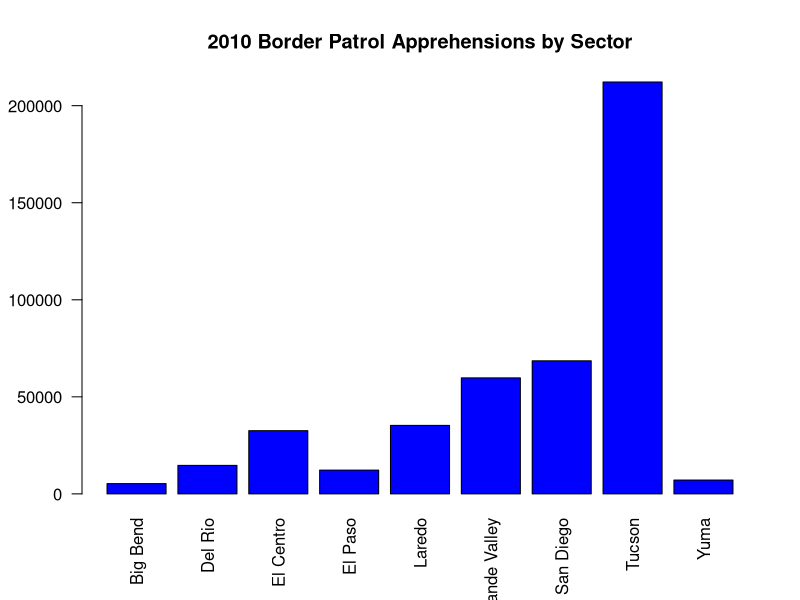
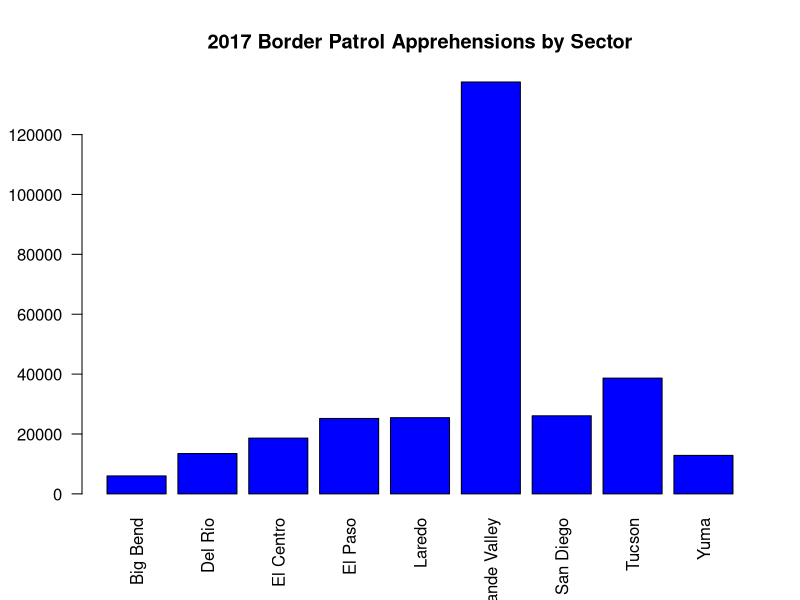
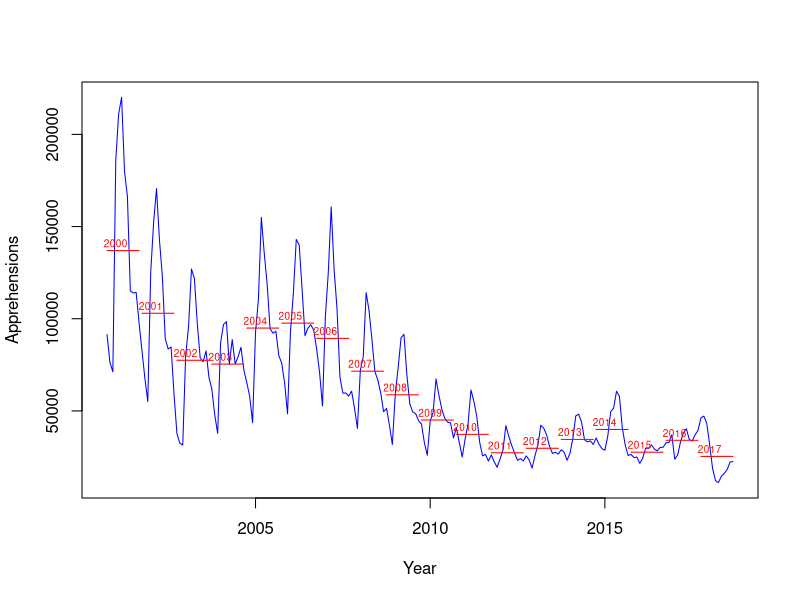

Write R code to recreate these figures, in order.
## ---- chunk 1
data1 <- read.csv("BP apprehensions 2010.csv", header = TRUE, stringsAsFactors = FALSE)
rownames(data1) <- data1[,1]
x <- subset(data1, select= -c(Sector))
x <- rbind(x, colSums(x))
rownames(x) <- c(rownames(x)[-length(rownames(x))], "Total")
x <- cbind(x,rowSums(x))
colnames(x) <- c(colnames(x)[-length(colnames(x))], "Total")
## ---- chunk 2
barplot(x[1:9, 13], names.arg = rownames(x)[1:9], 
        las=2,
        axisnames=TRUE,
        main="2010 Border Patrol Apprehensions by Sector",
        border="black",
        col="blue")
## ---- chunk 3
data2 <- read.csv("PB Apprehensions 2017.csv", header = TRUE, stringsAsFactors = FALSE)
data2 = head(data2[1:13],-1)
rownames(data2) <- data2[,1]
y <- subset(data2, select= -c(Sector))
y <- rbind(y, colSums(y))
rownames(y) <- c(rownames(y)[-length(rownames(y))], "Total")
y <- cbind(y, rowSums(y))
colnames(y) <- c(colnames(y)[-length(colnames(y))], "Total")
## ---- chunk 4
barplot(y[1:9, 13], names.arg = rownames(y)[1:9], 
        las=2,
        axisnames=TRUE,
        main="2017 Border Patrol Apprehensions by Sector",
        border="black",
        col="blue")
## ---- chunk 5
PBSum <- read.csv("PB monthly summaries.csv")
ts.plot(ts(as.vector(rev(t(rev(PBSum[-1])))), start = c(2000,10), frequency=12),
      ts(as.vector(  t(  rev(rep(c(rowMeans(PBSum[18,-1])),each=12)  )  )), start = c(2000,10), frequency=12),
      ts(as.vector(  t(  rev(rep(c(rowMeans(PBSum[17,-1])),each=12)  )  )), start = c(2001,10), frequency=12),
      ts(as.vector(  t(  rev(rep(c(rowMeans(PBSum[16,-1])),each=12)  )  )), start = c(2002,10), frequency=12),
      ts(as.vector(  t(  rev(rep(c(rowMeans(PBSum[15,-1])),each=12)  )  )), start = c(2003,10), frequency=12),
      ts(as.vector(  t(  rev(rep(c(rowMeans(PBSum[14,-1])),each=12)  )  )), start = c(2004,10), frequency=12),
      ts(as.vector(  t(  rev(rep(c(rowMeans(PBSum[13,-1])),each=12)  )  )), start = c(2005,10), frequency=12),
      ts(as.vector(  t(  rev(rep(c(rowMeans(PBSum[12,-1])),each=12)  )  )), start = c(2006,10), frequency=12),
      ts(as.vector(  t(  rev(rep(c(rowMeans(PBSum[11,-1])),each=12)  )  )), start = c(2007,10), frequency=12),
      ts(as.vector(  t(  rev(rep(c(rowMeans(PBSum[10,-1])),each=12)  )  )), start = c(2008,10), frequency=12),
      ts(as.vector(  t(  rev(rep(c(rowMeans(PBSum[9,-1])),each=12)  )  )), start = c(2009,10), frequency=12),
      ts(as.vector(  t(  rev(rep(c(rowMeans(PBSum[8,-1])),each=12)  )  )), start = c(2010,10), frequency=12),
      ts(as.vector(  t(  rev(rep(c(rowMeans(PBSum[7,-1])),each=12)  )  )), start = c(2011,10), frequency=12),
      ts(as.vector(  t(  rev(rep(c(rowMeans(PBSum[6,-1])),each=12)  )  )), start = c(2012,10), frequency=12),
      ts(as.vector(  t(  rev(rep(c(rowMeans(PBSum[5,-1])),each=12)  )  )), start = c(2013,10), frequency=12),
      ts(as.vector(  t(  rev(rep(c(rowMeans(PBSum[4,-1])),each=12)  )  )), start = c(2014,10), frequency=12),
      ts(as.vector(  t(  rev(rep(c(rowMeans(PBSum[3,-1])),each=12)  )  )), start = c(2015,10), frequency=12),
      ts(as.vector(  t(  rev(rep(c(rowMeans(PBSum[2,-1])),each=12)  )  )), start = c(2016,10), frequency=12),
      ts(as.vector(  t(  rev(rep(c(rowMeans(PBSum[1,-1])),each=12)  )  )), start = c(2017,10), frequency=12),
                                
      gpars=list(xlab="Year", ylab="Apprehensions", lty=1, col=c('blue',rep(c('red'),times=18), ltw=2))
                         );text(rev(PBSum[,1])+1,rev(c(rowMeans(PBSum[-1])))+4000,labels=paste(rev(PBSum[,1])),cex=0.6,col="red")

## ---- chunk 6
data1 <- read.csv("BP apprehensions 2010.csv", header = TRUE, stringsAsFactors = FALSE)
data2 <- read.csv("PB Apprehensions 2017.csv", header = TRUE, stringsAsFactors = FALSE)
data2 <- head(data2[1:13],-1)

x <- subset(data1, select= -c(Sector))
y <- subset(data2, select= -c(Sector))
## ---- chunk 7
t.test(data1$October, data2$October, paired=TRUE)
## ---- chunk 8
t.test(data1$November, data2$November, paired=TRUE)
## ---- chunk 9
t.test(data1$December, data2$December, paired=TRUE)
## ---- chunk 10
t.test(data1$January, data2$January, paired=TRUE)
## ---- chunk 11
t.test(data1$February, data2$February, paired=TRUE)
## ---- chunk 12
t.test(data1$March, data2$March, paired=TRUE)
## ---- chunk 13
t.test(data1$April, data2$April, paired=TRUE)
## ---- chunk 14
t.test(data1$May, data2$May, paired=TRUE)
## ---- chunk 15
t.test(data1$June, data2$June, paired=TRUE)
## ---- chunk 16
t.test(data1$July, data2$July, paired=TRUE)
## ---- chunk 17
t.test(data1$August, data2$August, paired=TRUE)
## ---- chunk 18
t.test(data1$September, data2$September, paired=TRUE)
## ---- chunk 19
total2010<- rowSums(x[1:12])
total2017 <- rowSums(y[1:12])
t.test(total2010, total2017, paired=TRUE)
